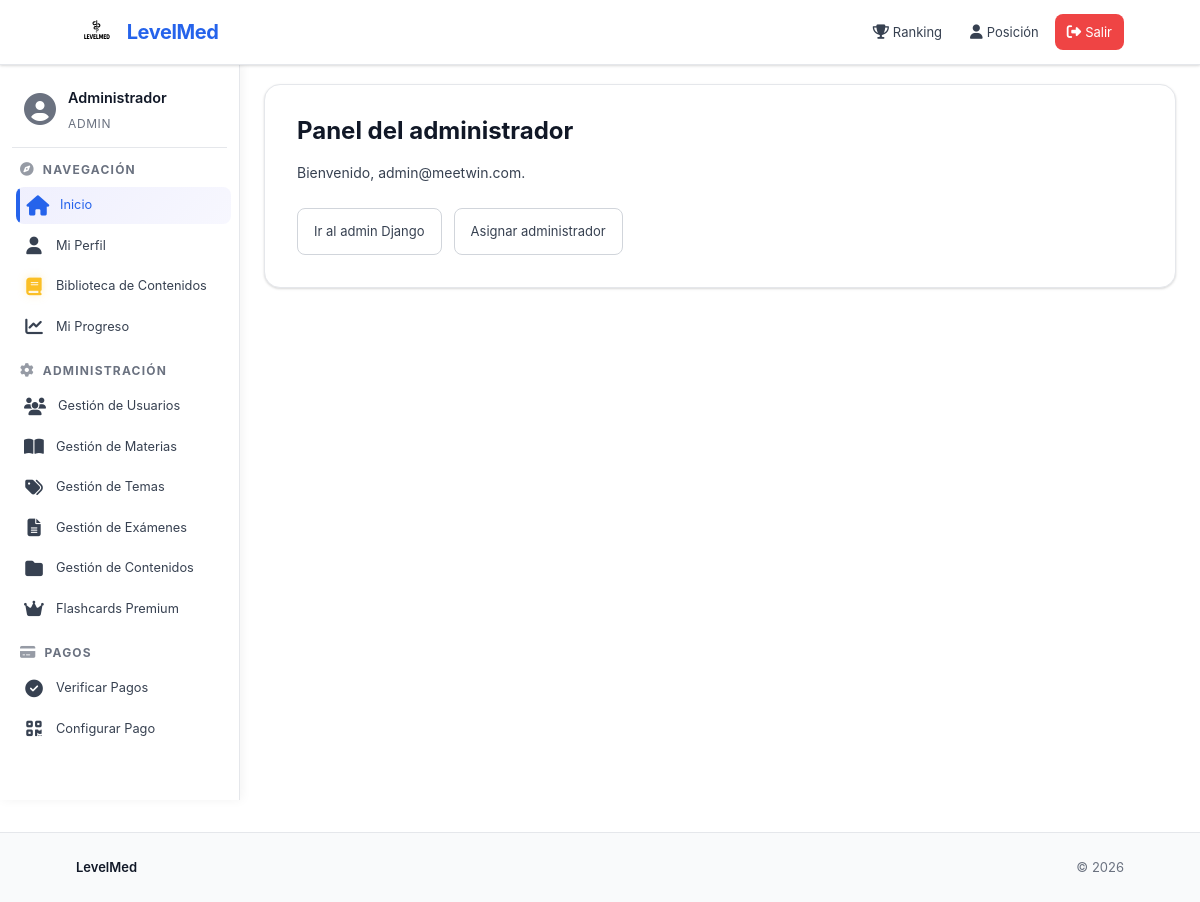
The page /panel/ (signed in) on the database its author committed.
### apps/cuentas/models.py (models this page shows, shortened)
class User(AbstractUser):
    email = models.EmailField(unique=True)
    email_verificado = models.BooleanField(default=False)
    verificacion_enviada_en = models.DateTimeField(blank=True, null=True)
    verificacion_reenvios = models.PositiveIntegerField(default=0)
    verificacion_ventana_inicio = models.DateTimeField(blank=True, null=True)
    objects = CustomUserManager()
    role = models.CharField(
        max_length=20,
        choices=UserRole.choices,
        default=UserRole.STUDENT,
    )
    student_status = models.CharField(
        max_length=20,
        choices=StudentStatus.choices,
        default=StudentStatus.ASPIRANT,
        blank=True,
        null=True,
    )
    university = models.CharField(
        max_length=255,
        blank=True,
        null=True,
        help_text="Universidad donde estudias"
    )
    faculty = models.CharField(
        max_length=255,
        blank=True,
        null=True,
        help_text="Facultad"
    )
    career = models.CharField(
        max_length=255,
        blank=True,
        null=True,
        help_text="Carrera"
    )
    study_year = models.CharField(
        max_length=20,
        choices=StudyYear.choices,
        default=StudyYear.PRE_UNI,
        blank=True,
        null=True,
    )
    birth_date = models.DateField(blank=True, null=True)
    gender = models.CharField(
        max_length=20,
        choices=Gender.choices,
        blank=True,
        null=True,
    )
    identity_number = models.CharField(
        max_length=50,
        blank=True,
        null=True,
        help_text="Número de cédula o carnet de identidad"
    )
    nationality = models.CharField(
        max_length=100,
        blank=True,
        null=True,
    )
    phone_number = models.CharField(
        max_length=20,
        blank=True,
        null=True,
    )
    USERNAME_FIELD = 'email'
    REQUIRED_FIELDS = ['username']

### apps/cuentas/views.py (the view)
# urls.py: path('panel/', views.panel, name='panel'),
@login_required
def panel(request):
    _normalizar_superuser(request.user)
    if getattr(request.user, 'role', 'student') == 'admin':
        return render(request, 'cuentas/paneles/panel_admin.html')
    return render(request, 'cuentas/paneles/panel_estudiante.html')

### apps/cuentas/views.py (called while the page is built)
def _normalizar_superuser(user: User) -> None:
    if not getattr(user, 'is_superuser', False):
        return
    update_fields = []
    if getattr(user, 'role', '') != 'admin':
        user.role = 'admin'
        update_fields.append('role')
    if not getattr(user, 'is_staff', False):
        user.is_staff = True
        update_fields.append('is_staff')
    if update_fields:
        user.save(update_fields=update_fields)

### apps/suscripciones/context_processors.py (called while the page is built, shortened)
def suscripcion_context(request):
    context = {
        'tiene_suscripcion_premium': False,
        'suscripcion_activa': None
    }
    if request.user.is_authenticated:
        if request.user.is_staff:
            context['tiene_suscripcion_premium'] = True
    return context

### templates/cuentas/paneles/panel_admin.html (shortened to what this page needs)
{% extends 'base/base.html' %}
{% block css %}
<link rel="stylesheet" href="/static/css/cuentas/paneles/panel_admin.css" />
{% endblock %}
{% block contenido %}
<section class="card">
  <h1>Panel del administrador</h1>
  <p>Bienvenido, {{ request.user.email }}.</p>
  <div class="links">
    <a href="/admin/">Ir al admin Django</a>
    <a href="/admin/asignar/">Asignar administrador</a>
  </div>
</section>
{% endblock %}

### templates/componentes/sidebar.html (shortened to what this page needs)
<aside class="sidebar" id="sidebar">
  <div class="sidebar__user">
    <div class="sidebar__user-avatar">
      <i class="fas fa-user-circle"></i>
    </div>
    <div class="sidebar__user-info">
      <div class="sidebar__user-name">{{ request.user.get_full_name|default:request.user.username }}</div>
      <div class="sidebar__user-role">{{ request.user.role|title }}</div>
    </div>
  </div>
  <div class="sidebar__section">
    <div class="sidebar__title"><i class="fas fa-compass"></i> Navegación</div>
    <a class="sidebar__link" href="/panel/" data-page="panel">
      <i class="fas fa-home"></i>
      <span>Inicio</span>
    </a>
    <a class="sidebar__link" href="{% url 'cuentas:perfil' %}" data-page="perfil">
      <i class="fas fa-user"></i>
      <span>Mi Perfil</span>
    </a>
    <a class="sidebar__link {% if tiene_suscripcion_premium %}sidebar__link--premium{% endif %}" href="/contenido/biblioteca/" data-page="biblioteca">
      <i class="fas fa-book"></i>
      <span>Biblioteca de Contenidos</span>
    </a>
    <a class="sidebar__link" href="/contenido/progreso/" data-page="progreso">
      <i class="fas fa-chart-line"></i>
      <span>Mi Progreso</span>
    </a>
  </div>
  {% if request.user.is_superuser or request.user.role == 'admin' %}
  <div class="sidebar__section">
    <div class="sidebar__title"><i class="fas fa-cog"></i> Administración</div>
    <a class="sidebar__link" href="/usuarios/" data-page="usuarios">
      <i class="fas fa-users"></i>
      <span>Gestión de Usuarios</span>
    </a>
    <a class="sidebar__link" href="/materias/" data-page="materias">
      <i class="fas fa-book-open"></i>
      <span>Gestión de Materias</span>
    </a>
    <a class="sidebar__link" href="/temas/" data-page="temas">
      <i class="fas fa-tags"></i>
      <span>Gestión de Temas</span>
    </a>
    <a class="sidebar__link" href="/examenes/" data-page="admin-examenes">
      <i class="fas fa-file-alt"></i>
      <span>Gestión de Exámenes</span>
    </a>
    <a class="sidebar__link" href="/contenido/admin/contenidos/" data-page="admin-contenidos">
      <i class="fas fa-folder"></i>
      <span>Gestión de Contenidos</span>
    </a>
    <a class="sidebar__link" href="{% url 'flashcards_premium:dashboard' %}" data-page="admin-flashcards">
      <i class="fas fa-crown"></i>
      <span>Flashcards Premium</span>
    </a>
  </div>
  {% endif %}
  {% if request.user.is_superuser or request.user.role == 'admin' %}
  <div class="sidebar__section">
    <div class="sidebar__title"><i class="fas fa-credit-card"></i> Pagos</div>
    <a class="sidebar__link" href="{% url 'suscripciones:panel_verificacion' %}" data-page="verificar-pagos">
      <i class="fas fa-check-circle"></i>
      <span>Verificar Pagos</span>
    </a>
    <a class="sidebar__link" href="{% url 'suscripciones:configuracion_pago' %}" data-page="configurar-pago">
      <i class="fas fa-qrcode"></i>
      <span>Configurar Pago</span>
    </a>
  </div>
  {% endif %}
</aside>

### static/css/componentes/sidebar.css (style rules this page uses)
.sidebar { position: fixed; top: 60px; left: 0; width: 240px; background: var(--fondo-panel); border-right: 1px solid var(--borde-sutil); padding: var(--espacio-md); height: calc(100vh - 60px); overflow-y: auto; overflow-x: hidden; transition: transform 0.3s ease, box-shadow 0.3s ease; z-index: 999; box-shadow: 2px 0 10px rgba(0, 0, 0, 0.05); }
.sidebar__user { display: flex; align-items: center; gap: var(--espacio-md); padding: var(--espacio-md); border-bottom: 1px solid var(--borde-sutil); margin-bottom: var(--espacio-md); }
.sidebar__user-avatar { font-size: 2rem; color: var(--texto-terciario); }
.sidebar__user-info { flex: 1; }
.sidebar__user-name { font-size: 0.9rem; font-weight: 600; color: var(--texto-principal); margin-bottom: 0.25rem; }
.sidebar__user-role { font-size: 0.75rem; color: var(--texto-terciario); text-transform: uppercase; letter-spacing: 0.05em; }
.sidebar__section { margin-bottom: var(--espacio-lg); }
.sidebar__section:last-child { margin-bottom: 0; }
.sidebar__title { font-size: 0.75rem; font-weight: 700; letter-spacing: 0.1em; text-transform: uppercase; color: var(--texto-terciario); margin-bottom: var(--espacio-sm); padding: 0 var(--espacio-sm); display: flex; align-items: center; gap: var(--espacio-sm); }
.sidebar__title i { font-size: 0.85rem; opacity: 0.7; }
.sidebar__link { display: flex; align-items: center; gap: var(--espacio-md); color: var(--texto-secundario); text-decoration: none; padding: 0.5rem var(--espacio-md); border-radius: var(--radio-md); transition: all 0.2s ease; font-size: 0.95rem; font-weight: 400; margin-bottom: 0.25rem; position: relative; overflow: hidden; }
.sidebar__link i { font-size: 1.1rem; min-width: 20px; text-align: center; transition: transform 0.2s ease; font-weight: 700; }
.sidebar__link span { flex: 1; font-size: 0.8rem; font-weight: 400; }
.sidebar__link::before { content: ''; position: absolute; left: 0; top: 0; bottom: 0; width: 4px; background: var(--color-primario); transform: scaleY(0); transition: transform 0.2s ease; border-radius: 0 4px 4px 0; }
.sidebar__link--activo { background: linear-gradient(135deg, rgba(99, 102, 241, 0.1) 0%, rgba(99, 102, 241, 0.05) 100%); color: var(--color-primario); font-weight: 400; transform: translateX(4px); }
.sidebar__link--activo::before { transform: scaleY(1); }
.sidebar__link--activo i { color: var(--color-primario); transform: scale(1.15); font-weight: 700; }
.sidebar__link--premium i { color: #fbbf24; filter: drop-shadow(0 0 4px rgba(251, 191, 36, 0.3)); }

### static/css/cuentas/paneles/panel_admin.css (style rules this page uses)
.card { background: var(--fondo-panel); border: 1px solid var(--borde-sutil); border-radius: var(--radio-xl); box-shadow: var(--sombra-card); padding: var(--espacio-2xl); transition: all var(--transicion-normal); width: 100%; }
.card h1 { font-size: var(--fuente-tamano-2xl); font-weight: var(--fuente-peso-bold); margin: 0 0 var(--espacio-lg) 0; color: var(--texto-principal); line-height: 1.2; }
.card p { margin: 0 0 var(--espacio-md) 0; color: var(--texto-secundario); }
.links { display: flex; gap: var(--espacio-md); flex-wrap: wrap; margin-top: var(--espacio-xl); }
.links a { color: var(--texto-secundario); text-decoration: none; padding: var(--espacio-md) var(--espacio-lg); border-radius: var(--radio-md); border: 1px solid var(--borde-normal); background: var(--fondo-panel); transition: all var(--transicion-normal); font-size: var(--fuente-tamano-sm); font-weight: var(--fuente-peso-medium); display: inline-block; }

### rows shown on the page
User: user.get_full_name "Administrador", user.role "ADMIN", user.email "admin@meetwin.com"
